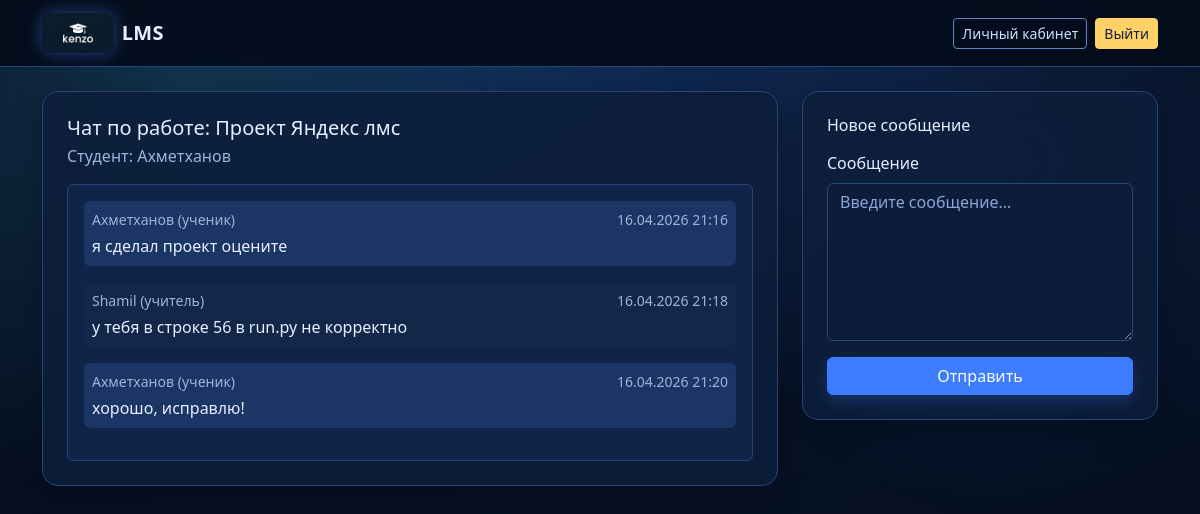
The app's page /feedback/2 (signed in) with its own data.
### app/models.py (models this page shows, shortened)
class Submission(db.Model):
    id = db.Column(db.Integer, primary_key=True)
    title = db.Column(db.String(150), nullable=False)
    description = db.Column(db.Text, nullable=False)
    filename = db.Column(db.String(255), nullable=False)
    score = db.Column(db.Integer, default=0)
    teacher_comment = db.Column(db.Text, nullable=True)
    created_at = db.Column(db.DateTime, default=datetime.utcnow)
    assignment_id = db.Column(db.Integer, db.ForeignKey("assignment.id"), nullable=True)
    assignment = db.relationship("Assignment", back_populates="submissions")
    author_id = db.Column(db.Integer, db.ForeignKey("user.id"), nullable=False)
    author = db.relationship("User", back_populates="submissions")
    feedback_messages = db.relationship(
        "FeedbackMessage",
        back_populates="submission",
        cascade="all, delete-orphan",
        order_by="FeedbackMessage.created_at.asc()",
    )

class User(UserMixin, db.Model):
    id = db.Column(db.Integer, primary_key=True)
    username = db.Column(db.String(80), unique=True, nullable=False)
    email = db.Column(db.String(120), unique=True, nullable=False)
    role = db.Column(db.String(20), nullable=False, default="student")
    password_hash = db.Column(db.String(255), nullable=False)
    created_at = db.Column(db.DateTime, default=datetime.utcnow)
    submissions = db.relationship("Submission", back_populates="author", cascade="all, delete")

class FeedbackMessage(db.Model):
    id = db.Column(db.Integer, primary_key=True)
    body = db.Column(db.Text, nullable=False)
    created_at = db.Column(db.DateTime, default=datetime.utcnow)
    sender_id = db.Column(db.Integer, db.ForeignKey("user.id"), nullable=False)
    submission_id = db.Column(db.Integer, db.ForeignKey("submission.id"), nullable=False)
    sender = db.relationship("User")
    submission = db.relationship("Submission", back_populates="feedback_messages")

### app/routes/main.py (the view, shortened to what this page needs)
@main_bp.route("/feedback/<int:submission_id>", methods=["GET", "POST"])
@login_required
def feedback_chat(submission_id: int):
    submission = Submission.query.get_or_404(submission_id)
    can_access = is_teacher(current_user) or submission.author_id == current_user.id
    if not can_access:
        flash("У вас нет доступа к этому чату", "danger")
        return redirect(url_for("main.dashboard"))
    form = FeedbackMessageForm()
    messages = submission.feedback_messages
    return render_template(
        "feedback_chat.html",
        submission=submission,
        form=form,
        messages=messages,
        is_teacher_user=is_teacher(current_user),
    )

### app/forms.py
class FeedbackMessageForm(FlaskForm):
    body = TextAreaField("Сообщение", validators=[DataRequired(), Length(min=2, max=2000)])
    submit = SubmitField("Отправить")

### app/models.py (called while the page is built)
@login_manager.user_loader
def load_user(user_id: str):
    return User.query.get(int(user_id))

### app/routes/main.py (called while the page is built)
def is_teacher(user) -> bool:
    if not user or not user.is_authenticated:
        return False
    if getattr(user, "role", "student") == "teacher":
        return True
    email = (user.email or "").lower()
    teacher_emails = {item.lower() for item in current_app.config.get("TEACHER_EMAILS", [])}
    return "teacher" in email or email in teacher_emails

### app/templates/feedback_chat.html (shortened to what this page needs)
{% extends "base.html" %}
{% block content %}
<div class="row g-4">
    <div class="col-lg-8">
        <div class="card shadow-sm">
            <div class="card-body p-4">
                <h1 class="h5 mb-1">Чат по работе: {{ submission.title }}</h1>
                <p class="text-muted mb-3">
                    Студент: {{ submission.author.username }}
                </p>
                <div class="chat-box border rounded p-3 bg-light-subtle">
                    {% if messages %}
                        {% for msg in messages %}
                            <div class="mb-3 p-2 rounded {% if msg.sender_id == current_user.id %}bg-primary-subtle{% else %}bg-white{% endif %}">
                                <div class="d-flex justify-content-between small text-muted mb-1">
                                    <span>
                                        {{ msg.sender.username }}
                                        {% if msg.sender_id == submission.author_id %}
                                            (ученик)
                                        {% else %}
                                            (учитель)
                                        {% endif %}
                                    </span>
                                    <span>{{ msg.created_at.strftime('%d.%m.%Y %H:%M') }}</span>
                                </div>
                                <div style="white-space: pre-wrap;">{{ msg.body }}</div>
                            </div>
                        {% endfor %}
                    {% else %}
                        <p class="text-muted mb-0">Сообщений пока нет. Начните обсуждение.</p>
                    {% endif %}
                </div>
            </div>
        </div>
    </div>
    <div class="col-lg-4">
        <div class="card shadow-sm">
            <div class="card-body p-4">
                <h2 class="h6 mb-3">Новое сообщение</h2>
                <form method="post">
                    <div class="mb-3">
                        {{ form.body.label(class="form-label") }}
                        {{ form.body(class="form-control", rows=6, placeholder="Введите сообщение...") }}
                    </div>
                    {{ form.submit(class="btn btn-primary w-100") }}
                </form>
            </div>
        </div>
    </div>
</div>
{% endblock %}

### app/static/css/style.css (style rules this page uses)
:root { --bg-main: #071225; --bg-surface: #0f1f3d; --bg-surface-soft: #15284e; --border-color: #274577; --text-main: #e7efff; --text-muted: #9db4de; --primary: #3d7bff; --primary-hover: #5690ff; --accent: #45c6ff; }
body { background: radial-gradient(circle at top, #122e5b 0%, var(--bg-main) 45%, #050d1c 100%); color: var(--text-main); min-height: 100vh; }
body::before { content: ""; position: fixed; inset: 0; pointer-events: none; background: radial-gradient(circle at 15% 10%, rgba(69, 198, 255, 0.18), transparent 35%), radial-gradient(circle at 85% 20%, rgba(61, 123, 255, 0.12), transparent 30%); z-index: -1; }
.card { background: rgba(13, 30, 59, 0.9); border: 1px solid var(--border-color); border-radius: 1rem; color: var(--text-main); box-shadow: 0 10px 28px rgba(2, 8, 20, 0.4) !important; transition: transform 0.2s ease, box-shadow 0.2s ease; }
.chat-box { max-height: 520px; overflow-y: auto; background: #0c1a34 !important; border-color: var(--border-color) !important; }
.form-control, .form-select { background: #0c1d3b; border: 1px solid var(--border-color); color: var(--text-main); }
.form-control::placeholder { color: #89a6d8; }
.text-muted { color: var(--text-muted) !important; }
.btn-primary, .btn-success, .btn-info { background: var(--primary); border-color: var(--primary); color: #f7fbff; box-shadow: 0 6px 16px rgba(44, 94, 191, 0.35); }
.btn { position: relative; overflow: hidden; transition: transform 0.22s ease, box-shadow 0.22s ease, background-color 0.22s ease, border-color 0.22s ease, color 0.22s ease; }
.btn::before { content: ""; position: absolute; top: -120%; left: -30%; width: 55%; height: 320%; background: linear-gradient(to right, transparent, rgba(255, 255, 255, 0.28), transparent); transform: rotate(22deg); opacity: 0; transition: left 0.45s ease, opacity 0.2s ease; pointer-events: none; }
.bg-light-subtle { background-color: #10244a !important; }
.bg-primary-subtle { background-color: #1b3565 !important; }
.bg-white { background-color: #132849 !important; }

### records on screen
Submission: title "Проект Яндекс лмс"
User: author.username "Ахметханов"
FeedbackMessage: sender.username "Ахметханов", shows "(ученик)", created_at "16.04.2026 21:16", body "я сделал проект оцените"
FeedbackMessage: sender.username "Shamil", shows "(учитель)", created_at "16.04.2026 21:18", body "у тебя в строке 56 в run.py не корректно"
FeedbackMessage: sender.username "Ахметханов", shows "(ученик)", created_at "16.04.2026 21:20", body "хорошо, исправлю!"
